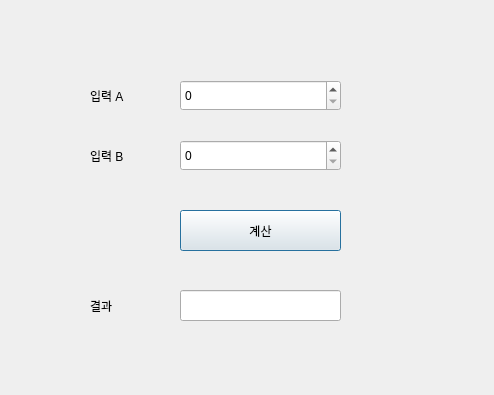
<?xml version="1.0" encoding="UTF-8"?>
<ui version="4.0">
 <class>Dialog</class>
 <widget class="QDialog" name="Dialog">
  <property name="geometry">
   <rect>
    <x>0</x>
    <y>0</y>
    <width>494</width>
    <height>395</height>
   </rect>
  </property>
  <property name="windowTitle">
   <string>Dialog</string>
  </property>
  <widget class="QPushButton" name="pushButton">
   <property name="geometry">
    <rect>
     <x>180</x>
     <y>210</y>
     <width>161</width>
     <height>41</height>
    </rect>
   </property>
   <property name="text">
    <string>계산</string>
   </property>
  </widget>
  <widget class="QSpinBox" name="spinBox_1">
   <property name="geometry">
    <rect>
     <x>180</x>
     <y>80</y>
     <width>161</width>
     <height>31</height>
    </rect>
   </property>
  </widget>
  <widget class="QSpinBox" name="spinBox_2">
   <property name="geometry">
    <rect>
     <x>180</x>
     <y>140</y>
     <width>161</width>
     <height>31</height>
    </rect>
   </property>
  </widget>
  <widget class="QLabel" name="label_1">
   <property name="geometry">
    <rect>
     <x>90</x>
     <y>80</y>
     <width>71</width>
     <height>31</height>
    </rect>
   </property>
   <property name="text">
    <string>입력 A</string>
   </property>
  </widget>
  <widget class="QLabel" name="label_2">
   <property name="geometry">
    <rect>
     <x>90</x>
     <y>140</y>
     <width>71</width>
     <height>31</height>
    </rect>
   </property>
   <property name="text">
    <string>입력 B</string>
   </property>
  </widget>
  <widget class="QLineEdit" name="lineEdit">
   <property name="geometry">
    <rect>
     <x>180</x>
     <y>290</y>
     <width>161</width>
     <height>31</height>
    </rect>
   </property>
  </widget>
  <widget class="QLabel" name="label_3">
   <property name="geometry">
    <rect>
     <x>90</x>
     <y>290</y>
     <width>71</width>
     <height>31</height>
    </rect>
   </property>
   <property name="text">
    <string>결과</string>
   </property>
  </widget>
 </widget>
 <resources/>
 <connections/>
</ui>
